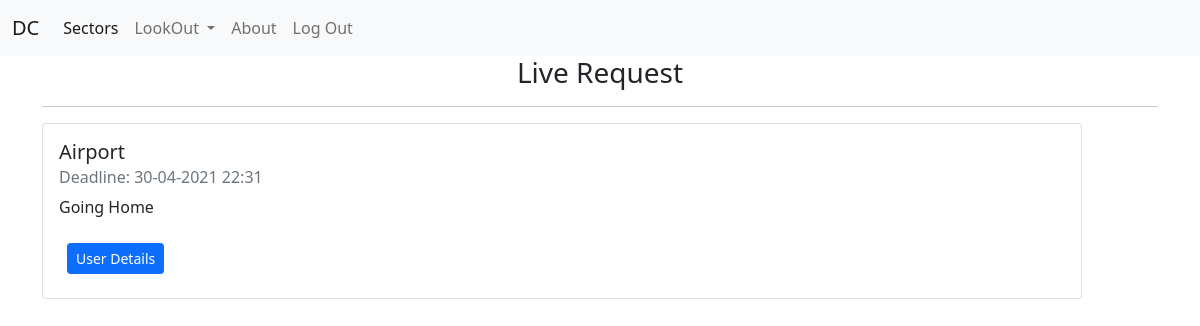
The app's page /detail-request/7/ (signed in) with its own data.
### connect/models.py (models this page shows, shortened)
class Request(models.Model):
    requester = models.ForeignKey(User,on_delete=models.CASCADE,blank=True,related_name='req')
    sector = models.ForeignKey(SectorField,on_delete=models.CASCADE,related_name='reqsec')
    genre = models.CharField(max_length=56,null=True,blank=True)
    subject = models.CharField(max_length=128)
    content = models.TextField()
    match_with_same_gender = models.BooleanField(default=False)
    deadline = models.DateTimeField()
    is_first_year_req = models.BooleanField(default=False)
    created_at = models.DateTimeField(auto_now_add=True)
    deleted = models.BooleanField(default=False)
    pending = models.BooleanField(default=True)
    class Meta:
        ordering = ['-created_at']

### connect/views.py (the view)
# urls.py: path('detail-request/<int:id>/',views.detailed_request_view,name='detail-request'),
@login_required
def detailed_request_view(request,id):
    req_obj = get_object_or_404(Request,pk=id)
    if req_obj.deleted:
        raise PermissionDenied()
    if (request.user.info.year != 1):
        if (req_obj.is_first_year_req):
            raise PermissionDenied()
    if (request.user.info.year == 1):
        if not (req_obj.is_first_year_req):
            raise PermissionDenied()
    if(req_obj.match_with_same_gender):
        if(request.user.info.gender != req_obj.requester.info.gender):
            raise PermissionDenied()
    already_sent = False
    initial_req_obj,created = InitialMatchingRequest.objects.get_or_create(request=req_obj)
    req_users = initial_req_obj.req_users.all()
    final_accepted = False
    final_req_obj,created1 = FinalMatchingRequest.objects.get_or_create(request=req_obj)
    final_req_users = final_req_obj.final_req_users.all()
    if(request.user in req_users):
        already_sent = True
    if(request.user in final_req_users):
        final_accepted = True
    context = {
        'req_object':req_obj,
        'already_sent':already_sent,
        'final_accepted':final_accepted
    }
    return render(request,'connect/request-detail.html',context=context)

### connect/templates/connect/request-detail.html (shortened to what this page needs)
{% extends 'base.html' %}
{% block content %}
<h3 class="text-center">Live Request</h3>
<hr>
<div class="row">
    <div class="col-12">
        <div class="card" style="width: 65rem;">
            <div class="card-body">
                <h5 class="card-title">{{req_object.subject}}</h5>
                <h6 class="card-subtitle mb-2 text-muted">Deadline: {{req_object.deadline | date:'d-m-Y H:i'}}</h6>
                <p class="card-text">{{req_object.content}}</p>
                {% if request.user != req_object.requester %}
                    {% if final_accepted %}
                        <a class="btn btn-primary btn-sm ms-2 my-2" href="">User Details</a>
                    {% else %}
                        {% if already_sent %}
                            <a href="{% url 'connect:addremove-sender' req_object.id %}" class="btn btn-warning btn-sm">Cancel!</a>
                        {% else %}
                            <a href="{% url 'connect:addremove-sender' req_object.id %}" class="btn btn-success btn-sm">Request :)</a>
                        {% endif %}
                    {% endif %}
                {% endif %}
            </div>
        </div>
    </div>
</div>
{% endblock %}

### records on screen
Request: subject "Airport", deadline "30-04-2021 22:31", content "Going Home"
